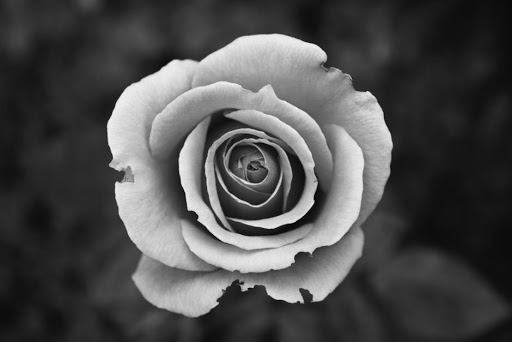
#> input picture NMS/image.jpg, 512 x 342 px
$ python nms.py
#> lines starting #> are read from the running program, lines starting #| are printed output that depends on the picture
from PIL import Image
import numpy as np
from sympy import symbols, solve
import matplotlib as mpl

mpl.use('TkAgg')
import matplotlib.pyplot as plt


def do_filter(img):
    horizontal = np.array([(-1.0, 0.0, 1.0), (-2.0, 0.0, 2.0), (-1.0, 0.0, 1.0)])
    horizontalmade = np.zeros(shape=(img.shape[0], img.shape[1]))
    for i in range(1, img.shape[0] - 1):
        for j in range(1, img.shape[1] - 1):
            horizontalmade[i, j] = np.sum(np.multiply(img[i - 1: i + 2, j - 1: j + 2], horizontal))
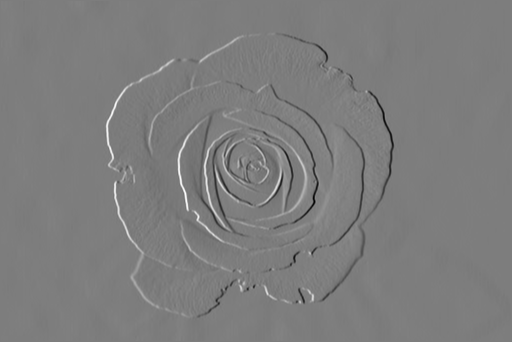
#> horizontalmade: shape (342, 512) float64; min -850, max 875, mean -0.2; drawn with min black and max white
    result = Image.fromarray(horizontalmade)
    if result.mode != 'L':
        result = result.convert('L')
#> result: PIL image 512x342 L
    result.save("horizontal.jpg")
    vertical = np.array([(-1.0, -2.0, -1.0), (0.0, 0.0, 0.0), (1.0, 2.0, 1.0)])
    verticalmade = np.zeros(shape=(img.shape[0], img.shape[1]))
    for i in range(1, img.shape[0] - 1):
        for j in range(1, img.shape[1] - 1):
            verticalmade[i, j] = np.sum(np.multiply(img[i - 1: i + 2, j - 1: j + 2], vertical))
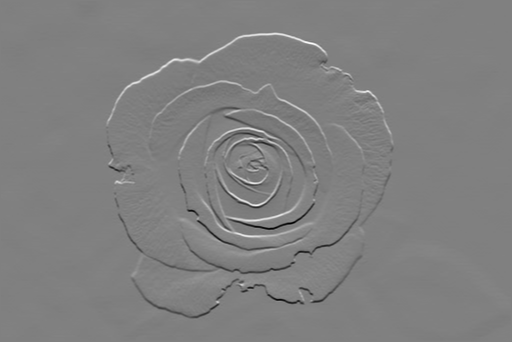
#> verticalmade: shape (342, 512) float64; min -901, max 889, mean 0; drawn with min black and max white
    result = Image.fromarray(verticalmade)
#> result: PIL image 512x342 F
    if result.mode != 'L':
        result = result.convert('L')
#> result: PIL image 512x342 L
    result.save("vertical.jpg")
    totalmade = np.sqrt(np.square(horizontalmade) + np.square(verticalmade))
    result = Image.fromarray(totalmade)
#> result: PIL image 512x342 F
    if result.mode != 'L':
        result = result.convert('L')
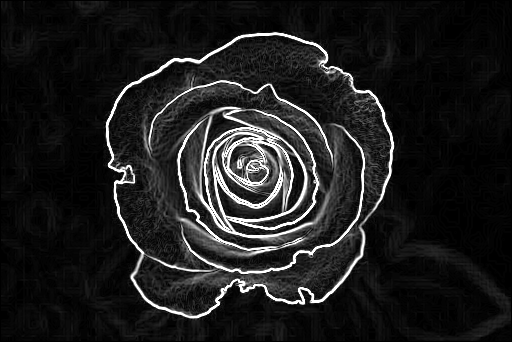
#> result: PIL image 512x342 L; min 0, max 255, mean 29.8
    result.save("total.jpg")
    img = totalmade
    angles = np.rad2deg(np.arctan2(verticalmade, horizontalmade))
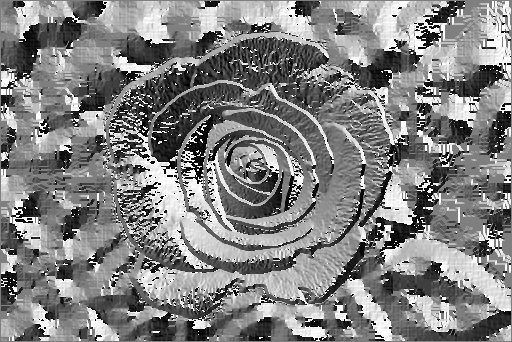
#> angles: shape (342, 512) float64; min -179.9, max 180, mean 2.9; drawn with min black and max white
    new_img = np.zeros(shape=(img.shape[0], img.shape[1]))
    for i in range(1, img.shape[0] - 1):
        for j in range(1, img.shape[1] - 1):
            if (angles[i, j] < 0):
                angles[i, j] += 180
            if (22.5 <= angles[i, j] < 67.5):
                val = max(img[i - 1, j - 1], img[i + 1, j + 1])
            elif (67.5 <= angles[i, j] < 112.5):
                val = max(img[i, j - 1], img[i, j + 1])
            elif (112.5 <= angles[i, j] < 157.5):
                val = max(img[i + 1, j - 1], img[i - 1, j + 1])
            else:
                val = max(img[i - 1, j], img[i + 1, j])
            if img[i, j] >= val:
                new_img[i, j] = img[i, j]
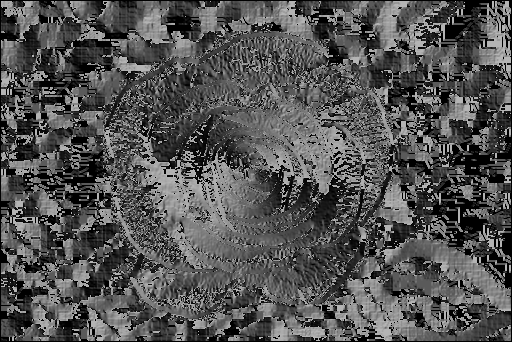
#> angles: shape (342, 512) float64; min 0, max 180, mean 83.3
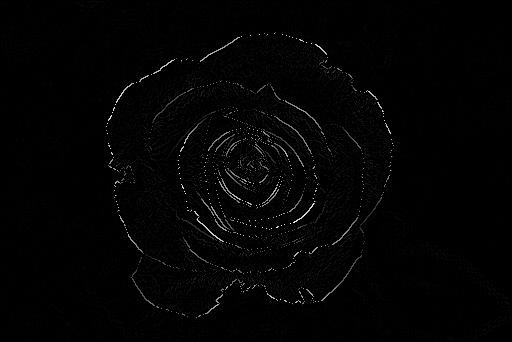
#> new_img: shape (342, 512) float64; min 0, max 948.3, mean 12.2; drawn with min black and max white
    result = Image.fromarray(new_img)
#> result: PIL image 512x342 F
    if result.mode != 'L':
        result = result.convert('L')
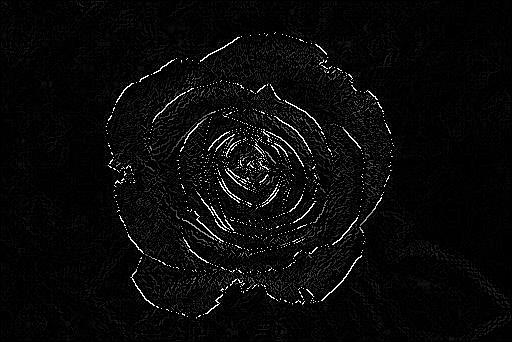
#> result: PIL image 512x342 L; min 0, max 255, mean 8.7
    result.save("nms.jpg")


data = np.array(Image.open("image.jpg").convert('L'))
do_filter(data)
